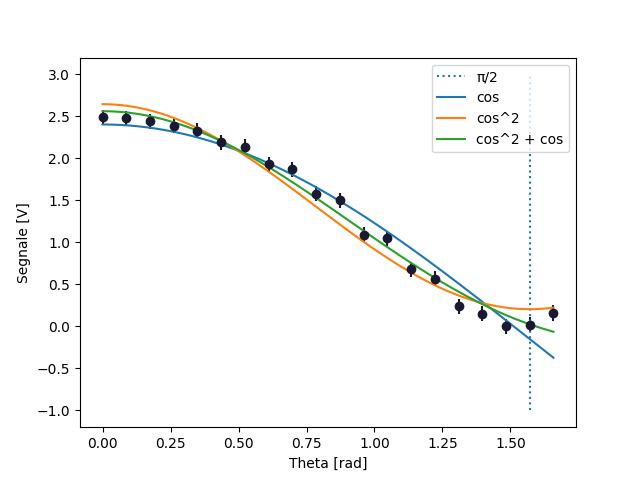

Source code (Python):
import numpy as np
import random
import scipy as sp
from scipy.stats import norm, chi2
import matplotlib.pyplot as plt
from iminuit import Minuit, cost
# import sys
# sys.path.append("../..")

# import randgen
# import my_stats
# import funclib


#####################################################################
# Data

arralpha = [0,5,10,15,20,25,30,35,40,45,50,55,60,65,70,75,80,85,90,95] # FILL
arralpha_rad = [(t * 2 * np.pi) / 360 for t in arralpha]
arrcosalpha = [abs(np.cos((t * 2 * np.pi) / 360)) for t in arralpha]
arrcosalpha2 = [np.power(t, 2) for t in arrcosalpha]

arrs = [2.49,2.48,2.44,2.39,2.33,2.19,2.14,1.93,1.87,1.58,1.5,1.09,1.05,0.68,0.57,0.24,0.15,0,0.02,0.16] # FILL
serrors = np.ones_like(arrs) * 0.09 # TODO


#####################################################################
# Functions

def model_1(x, A, B):
    return  A * np.cos(x) + B


def model_2(x, A, B):
    return  A * np.power(np.cos(x), 2) + B


def model_3(x, A, B, C):
    return  A * np.power(np.cos(x), 2) + B * np.cos(x) + C

def scatter(x, y, yerr):
    plt.errorbar(x, y, yerr, linestyle = "", marker = "o", c = "#018040")
    plt.show()


#####################################################################
# Interpolation
    
def interp_1(x, y, yerr, func = model_1):
    my_cost = cost.LeastSquares(x, y, yerr, func)
    m = Minuit(my_cost, 1, 1)
    m.migrad()
    m.hesse()
    return m

def interp_2(x, y, yerr, func = model_2):
    my_cost = cost.LeastSquares(x, y, yerr, func)
    m = Minuit(my_cost, 1, 1)
    m.migrad()
    m.hesse()
    return m

def interp_3(x, y, yerr, func = model_3):
    my_cost = cost.LeastSquares(x, y, yerr, func)
    m = Minuit(my_cost, 1, 1, 1)
    # m.limits["C"] = (0, .0000000000001)
    m.migrad()
    m.hesse()
    return m


#####################################################################
# Runtime

def main():
    # scatter(arralpha_rad, arrs, serrors)
    # scatter(arrcosalpha, arrs, serrors)
    # scatter(arrcosalpha2, arrs, serrors)

    print("----------------------------------------------- M1 -----------------------------------------------")
    m1 = interp_1(arralpha_rad, arrs, serrors)
    # print(m1.migrad())
    print(f"Pval:\t{1. - chi2.cdf(m1.fval, df = m1.ndof)}")
    
    
    print("----------------------------------------------- M2 -----------------------------------------------")
    m2 = interp_2(arralpha_rad, arrs, serrors)
    # print(m2.migrad())
    print(f"Pval:\t{1. - chi2.cdf(m2.fval, df = m2.ndof)}")
    

    print("----------------------------------------------- M3 -----------------------------------------------")
    m3 = interp_3(arralpha_rad, arrs, serrors)
    print(m3.migrad())
    print(f"Pval:\t{1. - chi2.cdf(m3.fval, df = m3.ndof)}")

    plt.axes(xlabel = "Theta [rad]", ylabel = "Segnale [V]")

    plt.errorbar(arralpha_rad, arrs, serrors, linestyle = "", marker = "o", c = "#191934")
    plt.vlines(np.pi / 2, -1, 3, label = "π/2", linestyle = "dotted")

    lnsp = np.linspace(arralpha_rad[0], arralpha_rad[-1], 10_000)
    plt.plot(lnsp, model_1(lnsp, *m1.values), label = "cos")
    plt.plot(lnsp, model_2(lnsp, *m2.values), label = "cos^2")
    plt.plot(lnsp, model_3(lnsp, *m3.values), label = "cos^2 + cos")


    plt.legend()
    plt.show()

if __name__ == "__main__":
    main()
